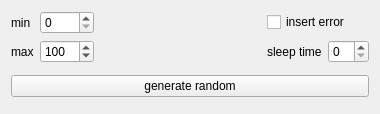
<?xml version="1.0" encoding="UTF-8"?>
<ui version="4.0">
 <class>Form</class>
 <widget class="QWidget" name="Form">
  <property name="geometry">
   <rect>
    <x>0</x>
    <y>0</y>
    <width>380</width>
    <height>114</height>
   </rect>
  </property>
  <property name="windowTitle">
   <string>Form</string>
  </property>
  <layout class="QVBoxLayout" name="verticalLayout">
   <item>
    <layout class="QGridLayout" name="gridLayout">
     <item row="0" column="1">
      <spacer name="horizontalSpacer">
       <property name="orientation">
        <enum>Qt::Horizontal</enum>
       </property>
       <property name="sizeHint" stdset="0">
        <size>
         <width>40</width>
         <height>20</height>
        </size>
       </property>
      </spacer>
     </item>
     <item row="0" column="0">
      <layout class="QHBoxLayout" name="horizontalLayout_2">
       <item>
        <widget class="QLabel" name="label_3">
         <property name="text">
          <string>min</string>
         </property>
        </widget>
       </item>
       <item>
        <widget class="QSpinBox" name="minimum">
         <property name="maximum">
          <number>1000</number>
         </property>
        </widget>
       </item>
      </layout>
     </item>
     <item row="1" column="2">
      <layout class="QHBoxLayout" name="horizontalLayout_4">
       <item>
        <widget class="QLabel" name="label_5">
         <property name="text">
          <string>sleep time</string>
         </property>
        </widget>
       </item>
       <item>
        <widget class="QSpinBox" name="sleeptime">
         <property name="value">
          <number>0</number>
         </property>
        </widget>
       </item>
      </layout>
     </item>
     <item row="1" column="0">
      <layout class="QHBoxLayout" name="horizontalLayout_3">
       <item>
        <widget class="QLabel" name="label_4">
         <property name="text">
          <string>max</string>
         </property>
        </widget>
       </item>
       <item>
        <widget class="QSpinBox" name="maximum">
         <property name="maximum">
          <number>1000</number>
         </property>
         <property name="value">
          <number>100</number>
         </property>
        </widget>
       </item>
      </layout>
     </item>
     <item row="0" column="2">
      <widget class="QCheckBox" name="inserterror">
       <property name="text">
        <string>insert error</string>
       </property>
      </widget>
     </item>
    </layout>
   </item>
   <item alignment="Qt::AlignVCenter">
    <widget class="QPushButton" name="apply">
     <property name="maximumSize">
      <size>
       <width>16777215</width>
       <height>16777215</height>
      </size>
     </property>
     <property name="text">
      <string>generate random</string>
     </property>
    </widget>
   </item>
  </layout>
 </widget>
 <resources/>
 <connections/>
</ui>
